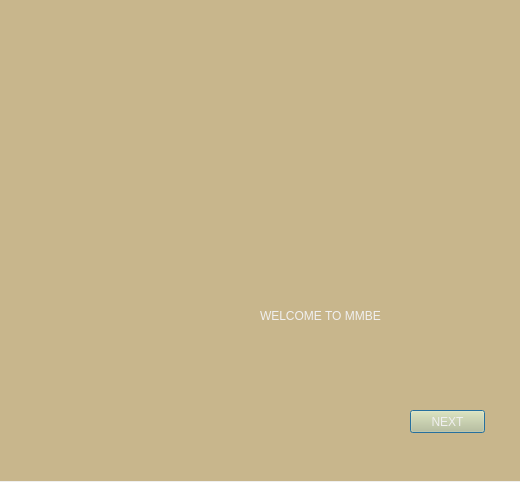
<?xml version="1.0" encoding="UTF-8"?>
<ui version="4.0">
 <class>Dialog</class>
 <widget class="QDialog" name="Dialog">
  <property name="geometry">
   <rect>
    <x>0</x>
    <y>0</y>
    <width>520</width>
    <height>482</height>
   </rect>
  </property>
  <property name="windowTitle">
   <string>Dialog</string>
  </property>
  <widget class="QLabel" name="UserName">
   <property name="geometry">
    <rect>
     <x>0</x>
     <y>0</y>
     <width>521</width>
     <height>481</height>
    </rect>
   </property>
   <property name="styleSheet">
    <string notr="true">background-color: rgb(200, 182, 140);</string>
   </property>
   <property name="text">
    <string/>
   </property>
   <property name="textFormat">
    <enum>Qt::RichText</enum>
   </property>
   <property name="pixmap">
    <pixmap>WElcome.png</pixmap>
   </property>
   <property name="scaledContents">
    <bool>true</bool>
   </property>
   <property name="wordWrap">
    <bool>true</bool>
   </property>
  </widget>
  <widget class="QLabel" name="label">
   <property name="geometry">
    <rect>
     <x>260</x>
     <y>290</y>
     <width>221</width>
     <height>51</height>
    </rect>
   </property>
   <property name="styleSheet">
    <string notr="true">font: 75 14pt &quot;Segoe Script&quot;;
color: rgb(240, 240, 240);</string>
   </property>
   <property name="text">
    <string>WELCOME TO MMBE</string>
   </property>
  </widget>
  <widget class="QPushButton" name="next_button">
   <property name="geometry">
    <rect>
     <x>410</x>
     <y>410</y>
     <width>75</width>
     <height>23</height>
    </rect>
   </property>
   <property name="styleSheet">
    <string notr="true">font: 12pt &quot;Segoe Script&quot;;
background-color: rgb(200, 197, 145);
color: rgb(240, 240, 240);</string>
   </property>
   <property name="text">
    <string>NEXT</string>
   </property>
  </widget>
 </widget>
 <resources/>
 <connections/>
</ui>
